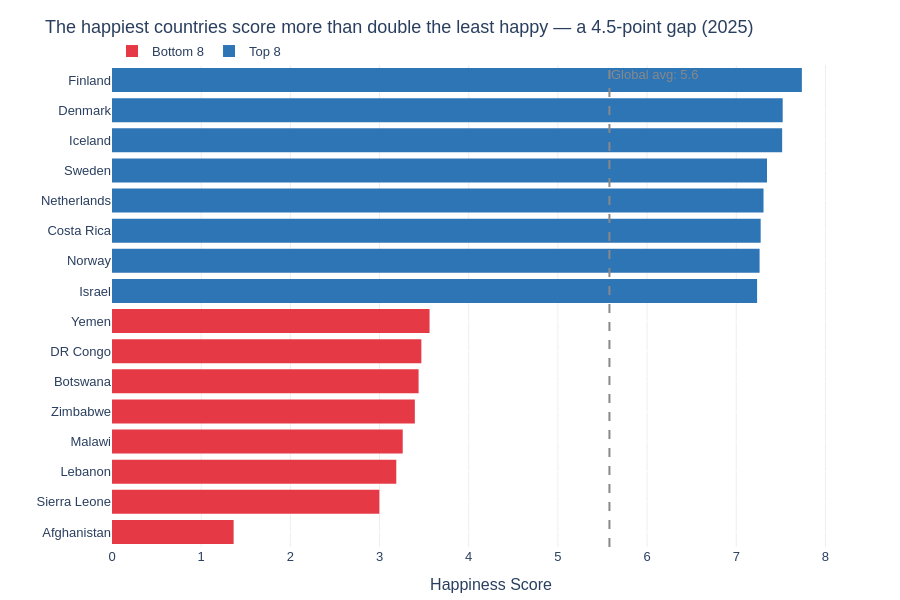

Notebook cell for this chart:
### Markdown cell above
---
## Task 2 — Bottom vs. Top: A Contrast Story

**What to build:** A bar chart that highlights the **gap between the happiest and least happy countries**, focusing on a specific insight.

**Requirements:**
- Show the **top 8 AND bottom 8 countries** together (16 bars total)
- Use **colour** to distinguish the two groups (not Plotly's default rainbow)
- Add a **visual separator or annotation** that emphasises the gap
- Insight title that tells the story of the gap

**Hint:** Use `pd.concat([df.nlargest(8,'Happiness_Score'), df.nsmallest(8,'Happiness_Score')])` to get both groups.

**Stretch goal:** Add a vertical reference line showing the global average.

### Code cell
top8 = df.nlargest(8, 'Happiness_Score').copy()
top8['Group'] = 'Top 8'
bottom8 = df.nsmallest(8, 'Happiness_Score').copy()
bottom8['Group'] = 'Bottom 8'

combined = pd.concat([bottom8, top8]).sort_values('Happiness_Score')
global_avg = df['Happiness_Score'].mean()

fig = px.bar(
    combined,
    x='Happiness_Score', y='Country',
    orientation='h',
    color='Group',
    color_discrete_map={'Top 8': '#2E75B6', 'Bottom 8': '#E63946'},
    title='The happiest countries score more than double the least happy — a 4.5-point gap (2025)',
    labels={'Happiness_Score': 'Happiness Score', 'Country': '', 'Group': ''},
    height=600
)
fig.add_vline(
    x=global_avg, line_dash='dash', line_color='#888888',
    annotation_text=f'Global avg: {global_avg:.1f}',
    annotation_position='top right',
    annotation_font_color='#888888'
)
fig.update_layout(
    xaxis=dict(range=[0, 8.5], gridcolor='#EEEEEE'),
    yaxis=dict(gridcolor='white'),
    plot_bgcolor='white',
    paper_bgcolor='white',
    font=dict(family='Arial', size=13),
    legend=dict(orientation='h', y=1.06),
    margin=dict(l=10, r=30, t=65, b=40)
)
fig.update_traces(marker_line_width=0)
fig.show()

### Figure 1 — Plotly figure (JSON) as saved in the notebook; plotly's stock layout.template omitted (floating-point values rounded to 4 significant figures)
{"data": [{"hovertemplate": "=%{y}<br>Happiness Score=%{x}<extra></extra>", "legendgroup": "Bottom 8", "marker": {"color": "#E63946", "line": {"width": 0}, "pattern": {"shape": ""}}, "name": "Bottom 8", "orientation": "h", "showlegend": true, "textposition": "auto", "type": "bar", "x": [1.364, 2.998, 3.188, 3.26, 3.396, 3.438, 3.469, 3.561], "xaxis": "x", "y": ["Afghanistan", "Sierra Leone", "Lebanon", "Malawi", "Zimbabwe", "Botswana", "DR Congo", "Yemen"], "yaxis": "y"}, {"hovertemplate": "=%{y}<br>Happiness Score=%{x}<extra></extra>", "legendgroup": "Top 8", "marker": {"color": "#2E75B6", "line": {"width": 0}, "pattern": {"shape": ""}}, "name": "Top 8", "orientation": "h", "showlegend": true, "textposition": "auto", "type": "bar", "x": [7.234, 7.262, 7.274, 7.306, 7.345, 7.515, 7.521, 7.736], "xaxis": "x", "y": ["Israel", "Norway", "Costa Rica", "Netherlands", "Sweden", "Iceland", "Denmark", "Finland"], "yaxis": "y"}], "layout": {"annotations": [{"font": {"color": "#888888"}, "showarrow": false, "text": "Global avg: 5.6", "x": 5.578, "xanchor": "left", "xref": "x", "y": 1, "yanchor": "top", "yref": "y domain"}], "barmode": "relative", "font": {"family": "Arial", "size": 13}, "height": 600, "legend": {"orientation": "h", "title": {"text": ""}, "tracegroupgap": 0, "y": 1.06}, "margin": {"b": 40, "l": 10, "r": 30, "t": 65}, "paper_bgcolor": "white", "plot_bgcolor": "white", "shapes": [{"line": {"color": "#888888", "dash": "dash"}, "type": "line", "x0": 5.578, "x1": 5.578, "xref": "x", "y0": 0, "y1": 1, "yref": "y domain"}], "title": {"text": "The happiest countries score more than double the least happy — a 4.5-point gap (2025)"}, "xaxis": {"anchor": "y", "domain": [0.0, 1.0], "gridcolor": "#EEEEEE", "range": [0, 8.5], "title": {"text": "Happiness Score"}}, "yaxis": {"anchor": "x", "domain": [0.0, 1.0], "gridcolor": "white", "title": {"text": ""}}}}
